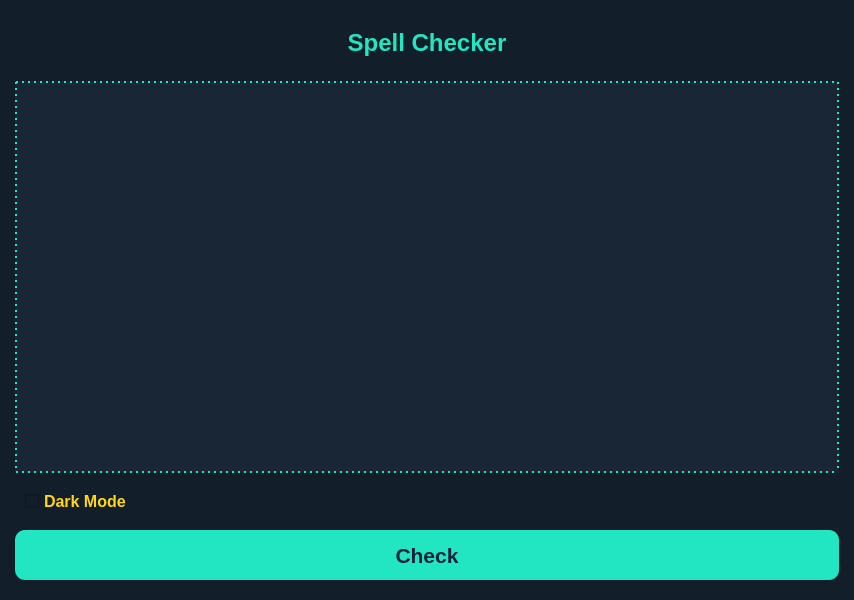
<?xml version="1.0" encoding="UTF-8"?>
<ui version="4.0">
 <class>MainWindow</class>
 <widget class="QMainWindow" name="MainWindow">
  <property name="geometry">
   <rect>
    <x>0</x>
    <y>0</y>
    <width>854</width>
    <height>600</height>
   </rect>
  </property>
  <property name="windowTitle">
   <string>MainWindow</string>
  </property>
  <property name="styleSheet">
   <string notr="true">background-color: rgb(18, 30, 42);</string>
  </property>
  <widget class="QWidget" name="centralwidget">
   <layout class="QVBoxLayout" name="verticalLayout_2" stretch="2,12,1,2">
    <property name="leftMargin">
     <number>15</number>
    </property>
    <property name="topMargin">
     <number>10</number>
    </property>
    <property name="rightMargin">
     <number>15</number>
    </property>
    <property name="bottomMargin">
     <number>20</number>
    </property>
    <item>
     <widget class="QLabel" name="main_label">
      <property name="font">
       <font>
        <pointsize>18</pointsize>
        <bold>true</bold>
        <underline>false</underline>
       </font>
      </property>
      <property name="styleSheet">
       <string notr="true">color: rgb(33, 230, 193);</string>
      </property>
      <property name="text">
       <string>Spell Checker</string>
      </property>
      <property name="alignment">
       <set>Qt::AlignCenter</set>
      </property>
     </widget>
    </item>
    <item>
     <widget class="QTextEdit" name="text_edit">
      <property name="font">
       <font>
        <family>Calibri</family>
        <pointsize>12</pointsize>
       </font>
      </property>
      <property name="styleSheet">
       <string notr="true">color: rgb(255, 255, 255);
background-color: rgb(25, 38, 54);
border: 2px dotted rgb(33, 230, 193);
padding: 10;</string>
      </property>
      <property name="frameShape">
       <enum>QFrame::NoFrame</enum>
      </property>
      <property name="frameShadow">
       <enum>QFrame::Plain</enum>
      </property>
      <property name="lineWidth">
       <number>1</number>
      </property>
     </widget>
    </item>
    <item>
     <layout class="QGridLayout" name="gridLayout" columnstretch="10">
      <property name="leftMargin">
       <number>10</number>
      </property>
      <property name="topMargin">
       <number>10</number>
      </property>
      <property name="rightMargin">
       <number>5</number>
      </property>
      <property name="bottomMargin">
       <number>10</number>
      </property>
      <item row="0" column="0">
       <widget class="QCheckBox" name="dark_mode_check">
        <property name="sizePolicy">
         <sizepolicy hsizetype="Minimum" vsizetype="Expanding">
          <horstretch>0</horstretch>
          <verstretch>0</verstretch>
         </sizepolicy>
        </property>
        <property name="font">
         <font>
          <pointsize>12</pointsize>
          <bold>true</bold>
         </font>
        </property>
        <property name="styleSheet">
         <string notr="true">color: rgb(255, 215, 23)</string>
        </property>
        <property name="text">
         <string>Dark Mode</string>
        </property>
       </widget>
      </item>
     </layout>
    </item>
    <item>
     <widget class="QPushButton" name="check_button">
      <property name="sizePolicy">
       <sizepolicy hsizetype="Expanding" vsizetype="Expanding">
        <horstretch>0</horstretch>
        <verstretch>0</verstretch>
       </sizepolicy>
      </property>
      <property name="maximumSize">
       <size>
        <width>16777215</width>
        <height>50</height>
       </size>
      </property>
      <property name="font">
       <font>
        <pointsize>16</pointsize>
        <bold>true</bold>
       </font>
      </property>
      <property name="styleSheet">
       <string notr="true">QPushButton{
	background-color: rgb(33, 230, 193);
	color: rgb(22, 33, 62);
	border-radius: 10%
}
QPushButton::pressed{
	background-color: rgb(233, 69, 96);
	color: rgb(0, 0, 0);
}</string>
      </property>
      <property name="text">
       <string>Check</string>
      </property>
      <property name="default">
       <bool>false</bool>
      </property>
      <property name="flat">
       <bool>false</bool>
      </property>
     </widget>
    </item>
   </layout>
  </widget>
 </widget>
 <resources/>
 <connections/>
</ui>
